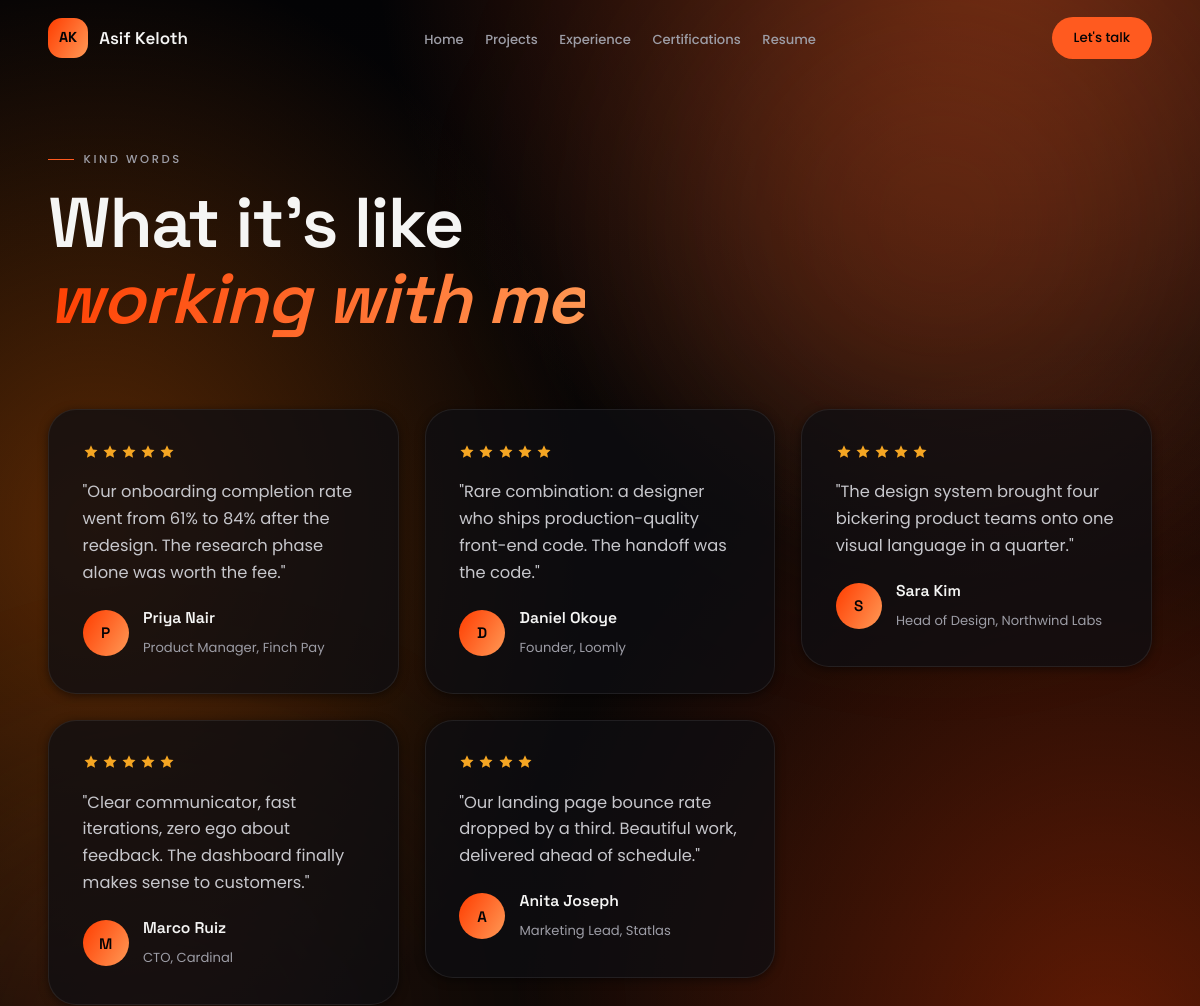
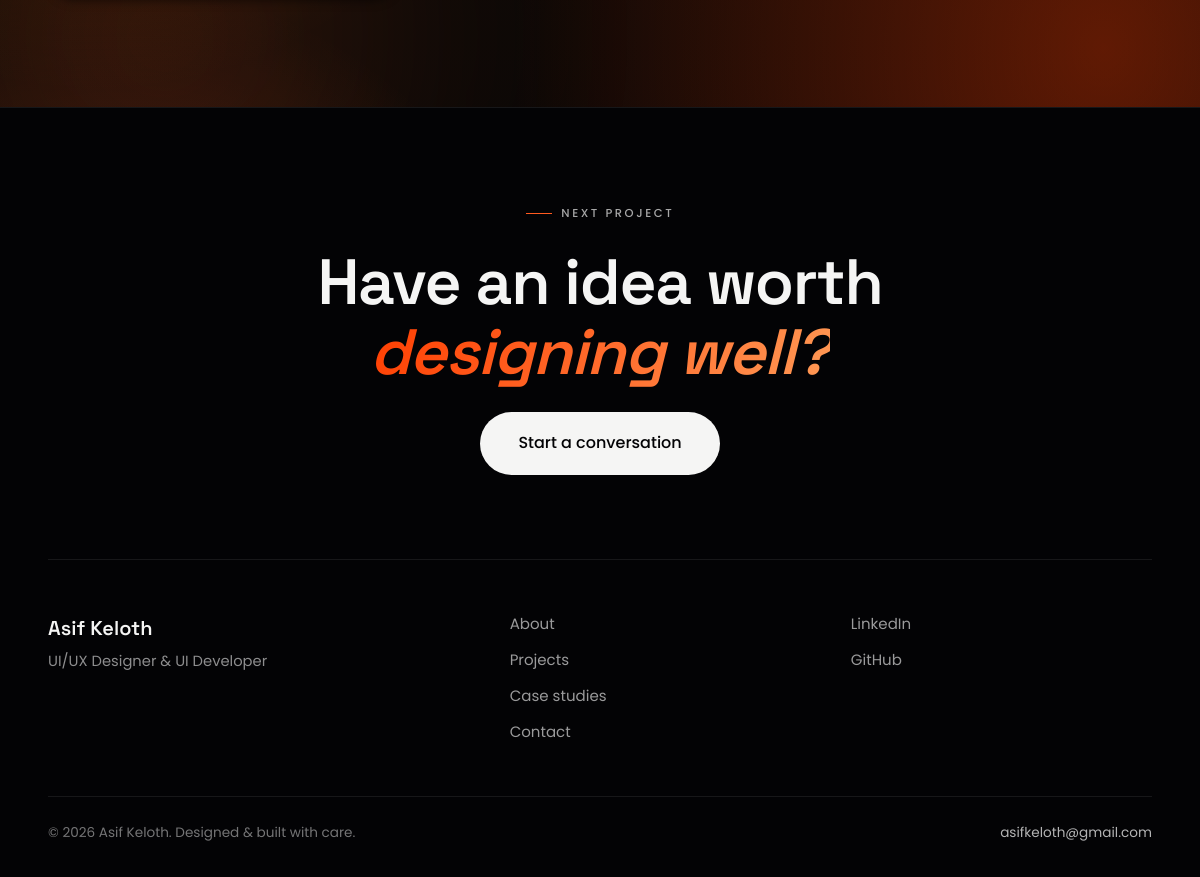
Page /testimonials/ on the committed database (2 pictures, top to bottom).
### core/models.py (models this page shows, shortened)
class SingletonModel(models.Model):
    class Meta:
        abstract = True
    @classmethod
    def load(cls):
        obj, _ = cls.objects.get_or_create(pk=1)
        return obj

class SiteSettings(SingletonModel):
    site_name = models.CharField(max_length=100, default="Asif Keloth")
    tagline = models.CharField(max_length=160, default="UI/UX Designer & UI Developer")
    email = models.EmailField(default="hello@example.com")
    phone = models.CharField(max_length=40, blank=True)
    location = models.CharField(max_length=120, default="Kochi, India")
    resume = models.FileField(upload_to="resume/", blank=True, null=True)
    logo_text = models.CharField(max_length=40, default="A")
    footer_note = models.CharField(max_length=200, default="Designed & built with care.")
    seo_title = models.CharField(max_length=70, blank=True,
                                 help_text="Default <title>. Falls back to site name.")
    seo_description = models.CharField(max_length=160, blank=True)
    seo_keywords = models.CharField(max_length=255, blank=True)
    og_image = models.ImageField(upload_to="seo/", blank=True, null=True)
    class Meta:
        verbose_name = "Site settings"
        verbose_name_plural = "Site settings"

class OrderedModel(models.Model):
    order = models.PositiveIntegerField(default=0)
    is_active = models.BooleanField(default=True)
    class Meta:
        abstract = True
        ordering = ["order", "id"]

class Testimonial(OrderedModel):
    name = models.CharField(max_length=80)
    role = models.CharField(max_length=120)
    quote = models.TextField()
    rating = models.PositiveIntegerField(default=5)
    avatar = models.ImageField(upload_to="testimonials/", blank=True, null=True)
    featured = models.BooleanField(default=False)

class SocialLink(OrderedModel):
    PLATFORMS = [
        ("dribbble", "Dribbble"), ("behance", "Behance"), ("linkedin", "LinkedIn"),
        ("github", "GitHub"), ("twitter", "X / Twitter"), ("instagram", "Instagram"),
    ]
    platform = models.CharField(max_length=20, choices=PLATFORMS)
    url = models.URLField()

### core/views.py (the view)
# urls.py: path("testimonials/", views.testimonials, name="testimonials"),
def testimonials(request):
    return render(request, "testimonials.html", {
        "testimonials": models.Testimonial.objects.filter(is_active=True),
    })

### core/context_processors.py (called while the page is built)
def site_globals(request):
    return {
        "site": SiteSettings.load(),
        "social_links": SocialLink.objects.filter(is_active=True),
    }

### crm/context_processors.py (called while the page is built)
def sidebar_counts(request):
    if not (request.user.is_authenticated and request.user.is_staff):
        return {}
    return {"dash_unread": m.ContactMessage.objects.filter(is_read=False).count()}

### templates/testimonials.html (shortened to what this page needs)
{% extends "base.html" %}
{% block content %}
<section class="detail-hero">
  <div class="container">
    <span class="eyebrow" data-aos="fade-up">Kind words</span>
    <h1 class="detail-hero__title" data-aos="fade-up" data-aos-delay="100">
      What it's like<br><em>working with me</em></h1>
  </div>
</section>
<section class="section" style="padding-top:1rem">
  <div class="container">
    <div class="grid grid--3">
      {% for t in testimonials %}
      <div data-aos="fade-up" data-aos-delay="{{ forloop.counter0|add:'1' }}0">
        {% include "partials/testimonial_card.html" %}
      </div>
      {% empty %}
      <p class="section-lede">Testimonials coming soon.</p>
      {% endfor %}
    </div>
  </div>
</section>
{% endblock %}

### templates/base.html (shortened to what this page needs)
{% load static %}<!DOCTYPE html>
<html lang="en">
<head>
  <link href="https://api.fontshare.com/v2/css?f[]=satoshi@400,500,700&display=swap" rel="stylesheet">
  <link rel="stylesheet" href="https://cdnjs.cloudflare.com/ajax/libs/Swiper/11.1.14/swiper-bundle.min.css">
  <link rel="stylesheet" href="https://cdnjs.cloudflare.com/ajax/libs/aos/2.3.4/aos.css">
  <link rel="stylesheet" href="{% static 'css/main.css' %}?v=12.0">
</head>
<body>
  <div class="bg-ambient" aria-hidden="true">
    <div class="bg-ambient__orb bg-ambient__orb--1"></div>
    <div class="bg-ambient__orb bg-ambient__orb--2"></div>
  </div>
  <header class="site-header" id="siteHeader">
    <nav class="nav container" aria-label="Primary">
      <a href="{% url 'home' %}" class="nav__logo magnetic" data-cursor="hover">
        <span class="nav__logo-mark">{{ site.logo_text }}</span>
        <span class="nav__logo-name">{{ site.site_name }}</span>
      </a>
      <ul class="nav__links" id="navLinks">
        <li><a href="{% url 'home' %}" data-cursor="hover">Home</a></li>
        <li><a href="{% url 'home' %}#projects" data-cursor="hover">Projects</a></li>
        <li><a href="{% url 'home' %}#experience" data-cursor="hover">Experience</a></li>
        <li><a href="{% url 'home' %}#certifications" data-cursor="hover">Certifications</a></li>
        <li><a href="{% url 'home' %}#resume" data-cursor="hover">Resume</a></li>
      </ul>
      <div class="nav__actions">
        <a href="{% url 'contact' %}" class="btn btn--primary btn--sm magnetic" data-cursor="hover">Let's talk</a>
      </div>
    </nav>
  </header>
  <main id="main">
    {% block content %}{% endblock %}
  </main>
  <footer class="site-footer">
    <div class="container">
      <div class="footer-cta" data-aos="fade-up">
        <p class="eyebrow eyebrow--light">Next project</p>
        <h2 class="footer-cta__title">Have an idea worth<br><em>designing well?</em></h2>
        <a href="{% url 'contact' %}" class="btn btn--light btn--lg magnetic" data-cursor="hover">Start a conversation</a>
      </div>
      <div class="footer-grid">
        <div>
          <p class="footer__name">{{ site.site_name }}</p>
          <p class="footer__tag">{{ site.tagline }}</p>
        </div>
        <nav class="footer__links" aria-label="Footer">
          <a href="{% url 'about' %}">About</a>
          <a href="{% url 'projects' %}">Projects</a>
          <a href="{% url 'case_studies' %}">Case studies</a>
          <a href="{% url 'contact' %}">Contact</a>
        </nav>
        <div class="footer__social">
          {% for link in social_links %}
          <a href="{{ link.url }}" target="_blank" rel="noopener" data-cursor="hover">{{ link.get_platform_display }}</a>
          {% endfor %}
        </div>
      </div>
      <div class="footer__base">
        <span>© <span id="year"></span> {{ site.site_name }}. {{ site.footer_note }}</span>
        <a href="mailto:{{ site.email }}" data-cursor="hover">{{ site.email }}</a>
      </div>
    </div>
  </footer>
</body>
</html>

### templates/partials/testimonial_card.html
<div class="t-card">
  <div class="t-card__stars" aria-label="{{ t.rating }} out of 5 stars">
    {% for _ in "12345"|slice:t.rating %}
    <svg viewBox="0 0 24 24" fill="currentColor" aria-hidden="true"><path d="M12 2l2.9 6.3 6.9.8-5.1 4.7 1.4 6.8L12 17.2 5.9 20.6l1.4-6.8L2.2 9.1l6.9-.8z"/></svg>
    {% endfor %}
  </div>
  <p class="t-card__quote">"{{ t.quote }}"</p>
  <div class="t-card__person">
    {% if t.avatar %}
      <img class="t-card__avatar" src="{{ t.avatar.url }}" alt="{{ t.name }}" loading="lazy">
    {% else %}
      <span class="t-card__avatar">{{ t.name|slice:":1" }}</span>
    {% endif %}
    <div class="t-card__who"><b>{{ t.name }}</b><span>{{ t.role }}</span></div>
  </div>
</div>

### rows in the picture
SiteSettings: logo_text "AK", site_name "Asif Keloth", tagline "UI/UX Designer & UI Developer", footer_note "Designed & built with care.", email "asifkeloth@gmail.com"
Testimonial: rating 5 (drawn), quote "Our onboarding completion rate went from 61% to 84% after the redesign. The research phase alone was worth the fee.", name "P", name "Priya Nair", role "Product Manager, Finch Pay"
Testimonial: rating 5 (drawn), quote "Rare combination: a designer who ships production-quality front-end code. The handoff was the code.", name "D", name "Daniel Okoye", role "Founder, Loomly"
Testimonial: rating 5 (drawn), quote "The design system brought four bickering product teams onto one visual language in a quarter.", name "S", name "Sara Kim", role "Head of Design, Northwind Labs"
Testimonial: rating 5 (drawn), quote "Clear communicator, fast iterations, zero ego about feedback. The dashboard finally makes sense to customers.", name "M", name "Marco Ruiz", role "CTO, Cardinal"
Testimonial: rating 4 (drawn), quote "Our landing page bounce rate dropped by a third. Beautiful work, delivered ahead of schedule.", name "A", name "Anita Joseph", role "Marketing Lead, Statlas"
SocialLink: platform "LinkedIn"
SocialLink: platform "GitHub"
